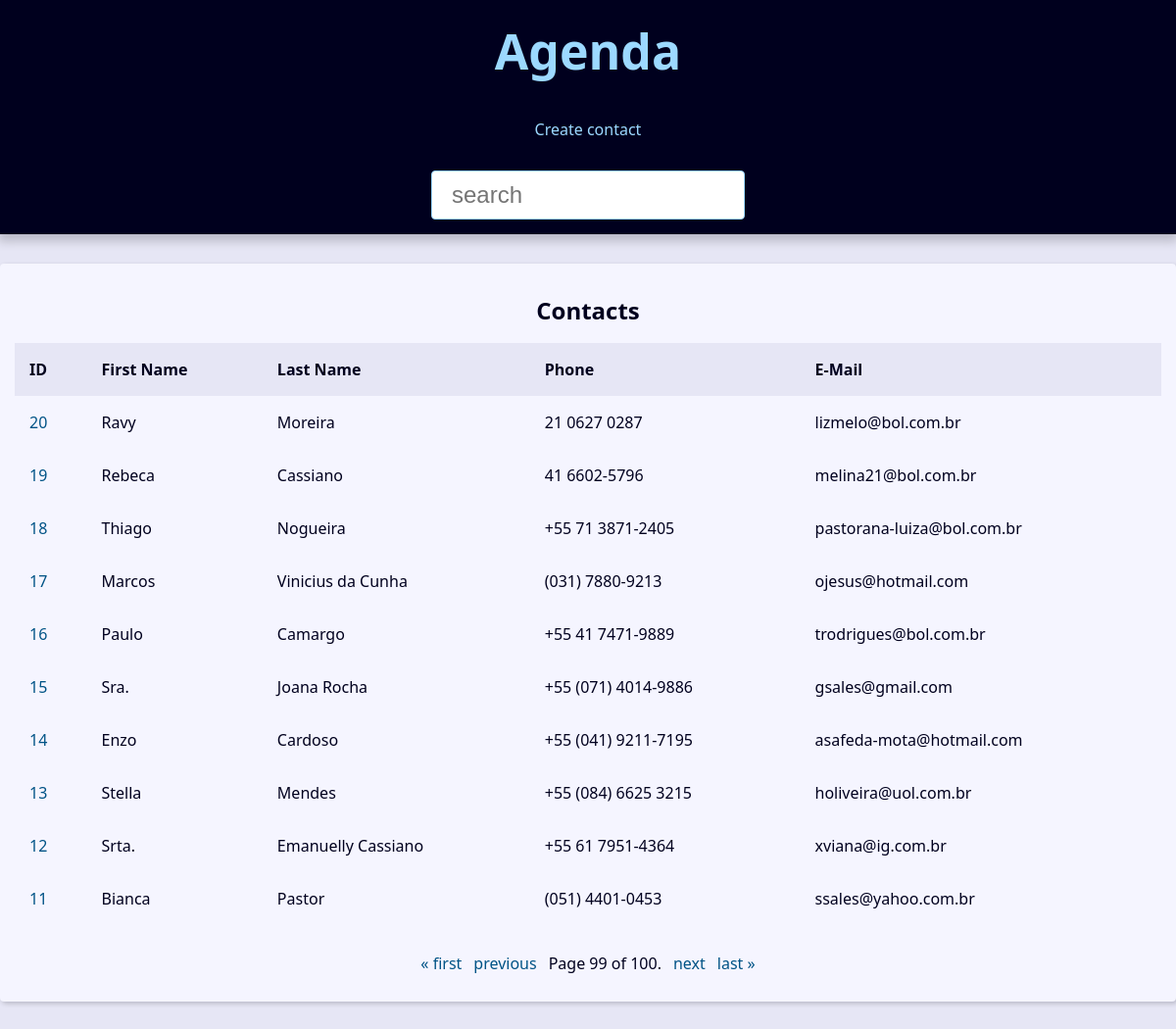
The page /?page=99&q= on the database its author committed.
### contact/models.py (models this page shows, shortened)
class Contact(models.Model):
    first_name = models.CharField(max_length=50)
    last_name = models.CharField(max_length=50,blank=True)
    phone = models.CharField(max_length=50)
    email = models.EmailField(max_length=254,blank=True)
    created_date = models.DateTimeField(default=timezone.now)
    description = models.TextField(blank=True)
    show = models.BooleanField(default=True)
    picture = models.ImageField(blank=True,upload_to='pictures/%Y/%m/')
    category = models.ForeignKey(Category,on_delete=models.SET_NULL,blank=True,null=True)
    owner = models.ForeignKey(User(),on_delete=models.SET_NULL,blank=True,null=True)

### contact/views/contact_views.py (the view)
# urls.py: path('', views.index, name='index'),
def index(request):
    contacts = Contact.objects.filter(show=True).order_by('-id')
    paginator = Paginator(contacts, 10)  # Show 10 contacts per page.
    page_number = request.GET.get("page")
    page_obj = paginator.get_page(page_number)
    context = {
        'page_obj':page_obj,
        'title':'Contatos',
    }
    return render(
        request,
        'contact/index.html',
        context
        )

### contact/templates/contact/index.html
{% extends "global/base.html" %}
{% block content %}
{% if page_obj %}
    <div class="responsive-table">
        <table class="contacts-table">
            <caption class="table-caption">
                Contacts
            </caption>
            <thead>
                <tr class="table-row table-row-header">
                    <th class="table-header">ID</th>
                    <th class="table-header">First Name</th>
                    <th class="table-header">Last Name</th>
                    <th class="table-header">Phone</th>
                    <th class="table-header">E-Mail</th>
                </tr>
            </thead>
            <tbody>
                {% for contact in page_obj %}
                    <tr class="table">
                        <td class="table-cel">
                            <a class="table-link" href="{% url 'contact:contact' contact.id  %}">{{contact.id}}</a>
                        </td>
                        <td class="table-cel">
                            {{contact.first_name}}
                        </td>
                        <td class="table-cel">
                            {{contact.last_name}}
                        </td>
                        <td class="table-cel">
                            {{contact.phone}}
                        </td>
                        <td class="table-cel">
                            {{contact.email}}
                        </td>
                    </tr>
                {% endfor %}
            </tbody>
        </table>
    </div>
{% else %}
<div class="single-contact">
    <h1 class="single-contact-name">
        Nenhum contado encontrado
    </h1>
</div>
{% endif %}
{% endblock content %}

### base_static/global/css/style.css (style rules this page uses)
:root { --spacing: 1.5rem; --link-dark-color: rgb(0, 83, 134); --link-light-color: rgb(156, 217, 255); --clr-white: rgb(245, 245, 255); --clr-black: rgb(0, 0, 30); --clr-light-gray: rgb(230, 230, 245); --clr-dark-shadow-5: rgba(0, 0, 10, 5%); --clr-dark-shadow-10: rgba(0, 0, 10, 10%); --clr-dark-shadow-20: rgba(0, 0, 10, 20%); --clr-light-shadow-5: rgba(200, 200, 255, 5%); --clr-light-shadow-10: rgba(200, 200, 255, 10%); --clr-light-shadow-20: rgba(200, 200, 255, 20%); --main-page-width: 120rem; --table-min-width: 60rem; --biggest-font-size: 5rem; --bigger-font-size: 4rem; --big-font-size: 3.2rem; --medium-font-size: 2.4rem; --small-font-size: 1.6rem; --smaller-font-size: 1.4rem; --smallest-font-size: 1.2rem; --transition-fast: 300ms; --transition-medium: 600ms; --transition-slow: 1s; --default-border-radius: 4px; }
*, *::before, *::after { margin: 0; padding: 0; box-sizing: border-box; }
html { font-size: 62.5%; }
body { font-family: system-ui, -apple-system, BlinkMacSystemFont, 'Segoe UI', Roboto, Oxygen, Ubuntu, Cantarell, 'Open Sans', 'Helvetica Neue', sans-serif; line-height: 1.5; font-size: var(--small-font-size); color: var(--clr-black); -webkit-font-smoothing: antialiased; background: var(--clr-light-gray); }
.responsive-table { width: 100%; overflow-x: auto; }
.contacts-table { width: 100%; min-width: var(--table-min-width); border-collapse: collapse; }
.table-caption { font-size: var(--medium-font-size); font-weight: bold; padding: var(--spacing); }
.table-row { text-align: left; text-overflow: ellipsis; transition: background-color var(--transition-fast) ease-in-out; }
.table-row-header { background: var(--clr-light-gray); color: var(--clr-black); }
.table-cel, .table-header { padding: var(--spacing); }
.table-link { color: var(--link-dark-color); transition: color var(--transition-fast) ease-in-out; text-decoration: none; }

### rows shown on the page
Contact: id "20", first_name "Ravy", last_name "Moreira", phone "21 0627 0287", email "lizmelo@bol.com.br"
Contact: id "19", first_name "Rebeca", last_name "Cassiano", phone "41 6602-5796", email "melina21@bol.com.br"
Contact: id "18", first_name "Thiago", last_name "Nogueira", phone "+55 71 3871-2405", email "pastorana-luiza@bol.com.br"
Contact: id "17", first_name "Marcos", last_name "Vinicius da Cunha", phone "(031) 7880-9213", email "ojesus@hotmail.com"
Contact: id "16", first_name "Paulo", last_name "Camargo", phone "+55 41 7471-9889", email "trodrigues@bol.com.br"
Contact: id "15", first_name "Sra.", last_name "Joana Rocha", phone "+55 (071) 4014-9886", email "gsales@gmail.com"
Contact: id "14", first_name "Enzo", last_name "Cardoso", phone "+55 (041) 9211-7195", email "asafeda-mota@hotmail.com"
Contact: id "13", first_name "Stella", last_name "Mendes", phone "+55 (084) 6625 3215", email "holiveira@uol.com.br"
Contact: id "12", first_name "Srta.", last_name "Emanuelly Cassiano", phone "+55 61 7951-4364", email "xviana@ig.com.br"
Contact: id "11", first_name "Bianca", last_name "Pastor", phone "(051) 4401-0453", email "ssales@yahoo.com.br"

### other values the page prints
{{ page_obj.number }} "99"
{{ page_obj.paginator.num_pages }} "100"
